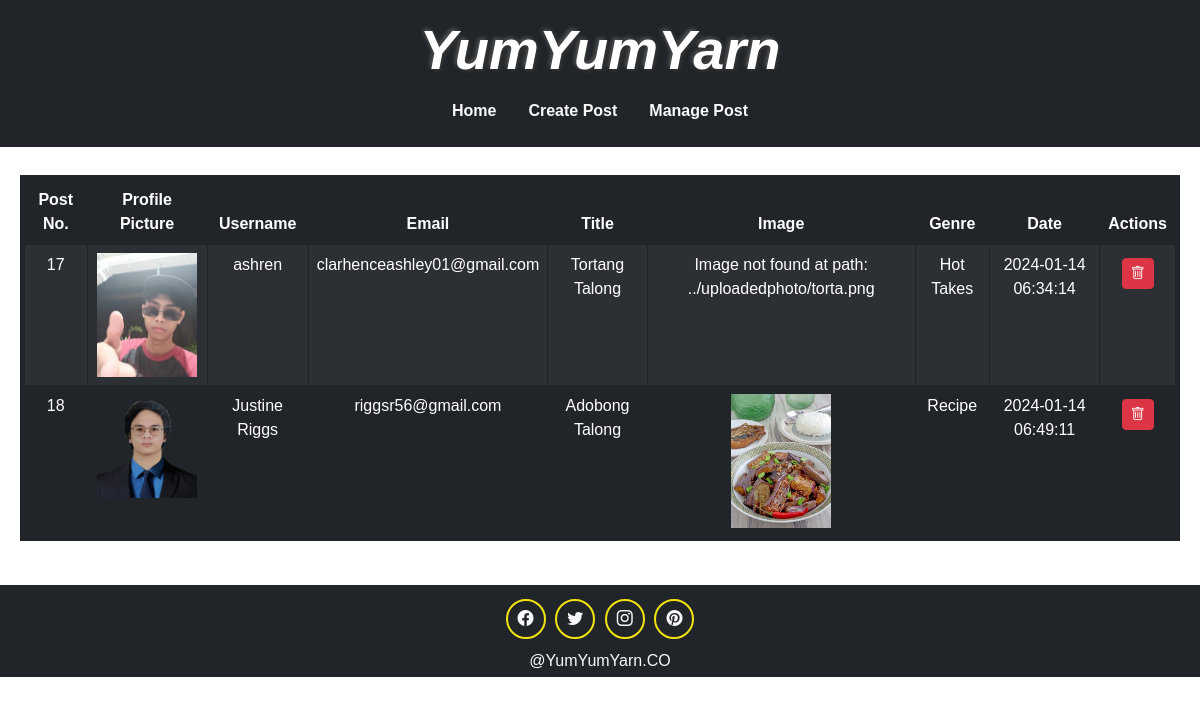
The page /Admin/managepost.php (signed in) on the database its author committed.
### tables this page shows
CREATE TABLE `posts` (
  `no.` int(10) NOT NULL,
  `profile` longblob DEFAULT NULL,
  `username` varchar(100) DEFAULT NULL,
  `email` varchar(100) DEFAULT NULL,
  `title` varchar(100) DEFAULT NULL,
  `image` longblob DEFAULT NULL,
  `description` varchar(1500) DEFAULT NULL,
  `genre` varchar(100) DEFAULT NULL,
  `dateAT` datetime NOT NULL DEFAULT current_timestamp()
);

### Admin/managepost.php (the view, shortened to what this page needs)
<!DOCTYPE html>
<html lang="en">
<head>
    <link href="https://cdn.jsdelivr.net/npm/bootstrap@5.3.0/dist/css/bootstrap.min.css" rel="stylesheet">
    <link href="https://cdn.jsdelivr.net/npm/bootstrap-icons@latest/font/bootstrap-icons.css" rel="stylesheet">
    <link rel="stylesheet" href="../styles.css">
</head>
<body>
<header class="container-fluid text-center bg-dark text-light py-3" style="background-size: cover; background-position: center;">
    <div class="container">
    <h1 class="display-4" style="font-family: 'Cuciniere', sans-serif; font-weight: bold; font-style: italic; color: white; text-shadow: 2px 2px 4px #333, -2px -2px 4px #555;">YumYumYarn</h1>
        <nav>
            <div class="text-center align-items-center">
            <ul class="nav justify-content-center">
                <li class="nav-item"><a class="nav-link text-light" href="admin.php"style="font-weight: bold;">Home</a></li>
                <li class="nav-item"><a class="nav-link text-light" href="adminpost.php"style="font-weight: bold;">Create Post</a></li>
                <li class="nav-item"><a class="nav-link text-light" href="#"style="font-weight: bold;">Manage Post</a></li>
            </ul>
            </div>
        </nav>
    </div>
</header>
    <main>
        <div class="container py-2" style="background-color: rgba(255, 255, 255, 0.5);">
        <table class="table text-center justify-content-center border table-bordered table-dark table-striped table-hover border-dark border-5" style="background-color: rgba(255, 255, 255, 0.5);">
            <thead class="thead-dark">
                <tr>
                    <th class="text-center">Post No.</th>
                    <th class="text-center">Profile Picture</th>
                    <th class="text-center">Username</th>
                    <th class="text-center">Email</th>
                    <th class="text-center">Title</th>
                    <th class="text-center">Image</th>
                    <th class="text-center">Genre</th>
                    <th class="text-center">Date</th>
                    <th class="text-center">Actions</th>
                </tr>
            </thead>
            <?php
                $conn = mysqli_connect('127.0.0.1', 'root', '', 'yyy');
                $sql = "SELECT * FROM posts";
                $result = mysqli_query($conn, $sql);
                if (mysqli_num_rows($result) > 0) {
                    while ($row = mysqli_fetch_assoc($result)) {
                        echo "<tr>";
                        echo "<td>" . $row["no."] . "</td>";
                        echo "<td>";
                        if (!empty($row["profile"])) {
                            $imagePath = "../" . $row["profile"];
                            if (file_exists($imagePath)) {
                                echo "<img src='" . htmlspecialchars($imagePath) . "' alt='Profile Picture' width='100' height='auto'>";
                            } else {
                                echo "Image not found at path: " . htmlspecialchars($imagePath);
                            }
                        } else {
                            echo "No Picture";
                        }
                        echo "</td>";
                        echo "<td>" . $row["username"] . "</td>";
                        echo "<td>" . $row["email"] . "</td>";
                        echo "<td>" . $row["title"] . "</td>";
                        echo "<td>";
                        if (!empty($row["image"])) {
                            $imagePath = $row["image"];
                            if (file_exists($imagePath)) {
                                echo "<img src='" . htmlspecialchars($imagePath) . "' alt='Profile Picture' width='100' height='auto'>";
                            } else {
                                echo "Image not found at path: " . htmlspecialchars($imagePath);
                            }
                        } else {
                            echo "No Picture";
                        }
                        echo "</td>";
                        echo "<td>" . $row["genre"] . "</td>";
                        echo "<td>" . $row["dateAT"] . "</td>";
                        echo "<td>" .
                            "<form method='POST' action='managepost.php'>" .
                            "<input type='hidden' name='edit_post_id' value='" . $row["no."] . "'>" .
                            "<input type='hidden' name='delete_post_id' value='" . $row["no."] . "'>" .
                            "<button type='submit' name='action' value='delete' class='btn btn-danger btn-sm' style='margin: 5px;' onclick='return confirmDelete(" . $row["no."] . ")'><i class='bi bi-trash'></i></button>" .
                            "</form>" .
                        "</td>";
                        echo "</tr>";
                    }
                } else {
                    echo "<tr><td colspan='5'>No Records Found</td></tr>";
                }
            ?>
        </table>
        </div>
    </main>
</body>
<footer class="container-fluid bg-dark text-light text-center p-1">
    <div class="social-links">
        <a href="https://www.youtube.com/watch?v=dQw4w9WgXcQ" class="text-light"><i class="bi-facebook"></i></a>
        <a href="https://www.youtube.com/watch?v=dQw4w9WgXcQ" class="text-light"><i class="bi-twitter"></i></a>
        <a href="https://www.youtube.com/watch?v=dQw4w9WgXcQ" class="text-light"><i class="bi-instagram"></i></a>
        <a href="https://www.youtube.com/watch?v=dQw4w9WgXcQ" class="text-light"><i class="bi-pinterest"></i></a>
    </div>
    <span>@YumYumYarn.CO</span>
</footer>
</html>

### styles.css (style rules this page uses)
.container { padding: 0px; }
@media (min-width: 768px) { .container { max-width: 750px; } }
@media (min-width: 992px) { .container { max-width: 970px; } }
@media (min-width: 1200px) { .container { max-width: 1170px; } }
.social-links { display: flex; justify-content: center; padding: 10px; }
.social-links a { border: 2px solid #f2e30f; color: #bf9452; display: block; width: 40px; height: 40px; display: flex; justify-content: center; align-items: center; border-radius: 50%; text-decoration: none; margin: 0 0.3rem; transition: all 0.5s ease; }

### Admin/managepost.php (style rules this page uses)
body { margin: 0; padding: 0; font-family: 'Arial', sans-serif; position: relative; }
body::before { content: ""; position: fixed; top: 0; left: 0; width: 100%; height: 100%; z-index: -1; background: url(../images/utensils.jpg) no-repeat center center fixed; background-size: cover; filter: blur(5px); animation: fadeIn 2s ease-in-out; }
header h1 { animation: bounceIn 1s ease-in-out; }
header { background-color: #333; color: white; padding: 1em; text-align: center; }
main { display: flex; justify-content: space-between; padding: 20px; }

### rows shown on the page
posts: value "17", profile (picture), username "ashren", email "clarhenceashley01@gmail.com", title "Tortang Talong", image "../uploadedphoto/torta.png", genre "Hot Takes", dateAT "2024-01-14 06:34:14"
posts: value "18", profile (picture), username "Justine Riggs", email "riggsr56@gmail.com", title "Adobong Talong", image (picture), genre "Recipe", dateAT "2024-01-14 06:49:11"
